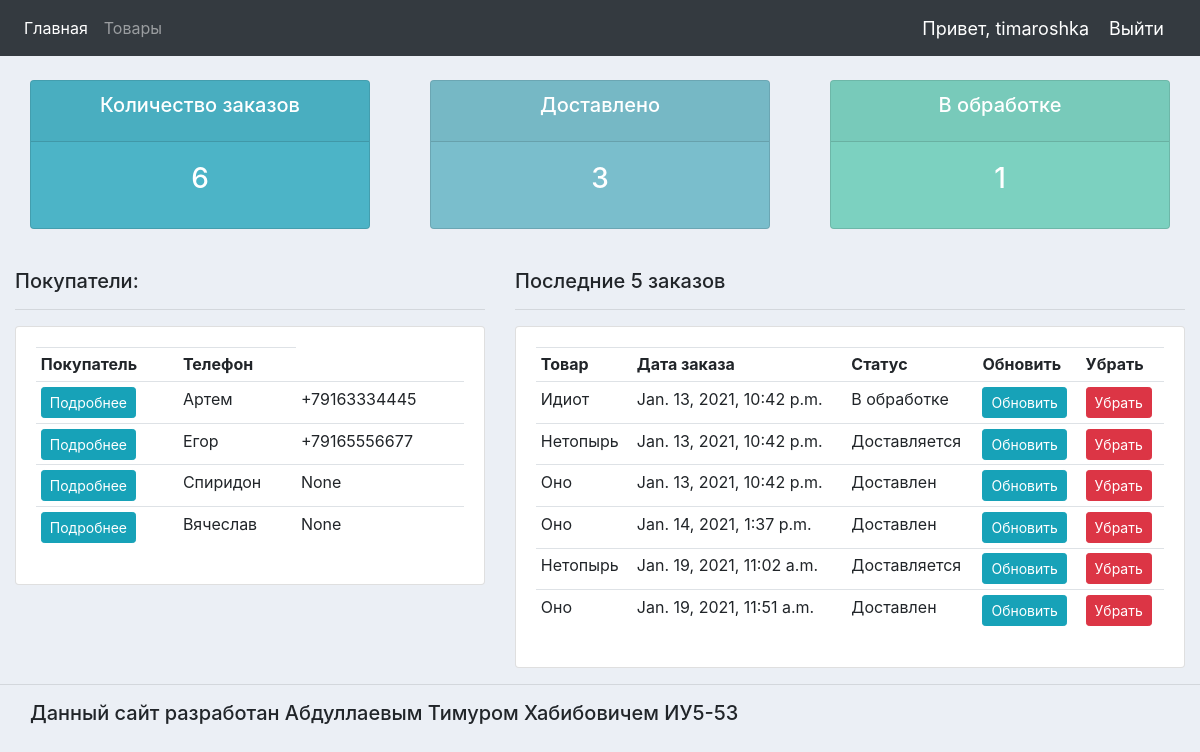
The app's page / (signed in) with its own data.
### accounts/models.py (models this page shows, shortened)
class Customer(models.Model):
    user = models.OneToOneField(User, null = True, blank=True, on_delete=models.CASCADE)
    name = models.CharField(max_length=200, null=True)
    phone = models.CharField(max_length=200, null=True)
    email = models.CharField(max_length=200, null=True)
    date_created = models.DateTimeField(auto_now_add=True, null=True)
    profile_pic = models.ImageField(default = "default.png",null=True, blank=True)

class Order(models.Model):
    STATUS = (
        ('В обработке', 'В обработке'),
        ('Доставляется', 'Доставляется'),
        ('Доставлен', 'Доставлен')
    )
    date_created = models.DateTimeField(auto_now_add=True, null=True)
    status = models.CharField(max_length=200, null=True, choices=STATUS)
    customer = models.ForeignKey(Customer, null=True, on_delete=models.SET_NULL)
    product = models.ForeignKey(Product, null=True, on_delete=models.SET_NULL)
    note = models.CharField(max_length=1000, null=True)

class Product(models.Model):
    CATEGORY = (
        ('Классика', 'Классика'),
        ('Драма', 'Драма'),
        ('Детектив', 'Детектив'),
        ('Ужасы', 'Ужасы')
    )
    name = models.CharField(max_length=200, null=True)
    author = models.CharField(max_length=200, null=True)
    price = models.FloatField(null = True)
    category = models.CharField(max_length=200, null=True, choices=CATEGORY)
    description = models.CharField(max_length=200, null=True, blank=True)
    date_created = models.DateTimeField(auto_now_add=True, null=True)
    tags = models.ManyToManyField(Tag)
    def __str__(self):
        return self.name

### accounts/decorators.py (the view)
    def wrapper_func(request, *args, **kwargs):
        group = None
        if request.user.groups.exists():
            group = request.user.groups.all()[0].name
        if group == 'Покупатель':
            return redirect('user')
        elif group == 'Администратор':
            return view_func(request, *args, **kwargs)
        else:
            return HttpResponse('Аккаунт был создан некорректно, повторите регистрацию!')

### accounts/views.py (called while the page is built)
@login_required(login_url='login')
@admin_only
def home(request):
	orders = Order.objects.all()
	customers = Customer.objects.all()
	total_customers = customers.count()
	total_orders = orders.count()
	delivered = orders.filter(status='Доставлен').count()
	pending = orders.filter(status='В обработке').count()
	context = {'orders':orders, 'customers':customers,
	'total_orders':total_orders, 'delivered':delivered,
	 'pending':pending }
	return render(request, 'accounts/dashboard.html', context)

### accounts/templates/accounts/dashboard.html
{%  extends 'accounts/main.html' %}
{% block content %}
{%  include 'accounts/status.html' %}
<br>
<div class="row">
	<div class="col-md-5">
		<h5>Покупатели:</h5>
		<hr>
		<div class="card card-body">
			<table class="table table-sm">
				<tr>
					<th>Покупатель</th>
					<th>Телефон</th>
				</tr>
				{% for i in customers %}
				<tr>
					<td><a class = "btn btn-sm btn-info" href = "{%url 'customer' i.id %}">Подробнее</a></td>
					<td>{{i.name}}</td>
					<td>{{i.phone}}</td>
				</tr>
			{% endfor %}
			</table>
		</div>
	</div>
	<div class="col-md-7">
		<h5>Последние 5 заказов</h5>
		<hr>
		<div class="card card-body">
			<table class="table table-sm">
				<tr>
					<th>Товар</th>
					<th>Дата заказа</th>
					<th>Статус</th>
					<th>Обновить</th>
					<th>Убрать</th>
				</tr>
				{% for i in orders%}
				<tr>
					<td>{{i.product}}</td>
					<td>{{i.date_created}}</td>
					<td>{{i.status}}</td>
					<td><a class="btn btn-sm btn-info" href = "{%url 'update_order' i.id %}">Обновить</a></td>
					<td><a class="btn btn-sm btn-danger" href = "{%url 'delete_order' i.id %}">Убрать</a></td>
				</tr>
				{% endfor %}
			</table>
		</div>
	</div>
</div>
{% endblock %}

### accounts/templates/accounts/main.html (shortened to what this page needs)
{% load static %}
<!DOCTYPE html>
<html>
<head>
	<link rel="stylesheet" href="https://stackpath.bootstrapcdn.com/bootstrap/4.3.1/css/bootstrap.min.css">
	<link rel="stylesheet" type="text/css" href="{% static '/css/main.css' %}">
</head>
<body>
	{%  include 'accounts/navbar.html' %}
	<div class="container-fluid">
	{% block content %}
	{% endblock %}
    </div>
	<hr>
	<h5 class="marg">Данный сайт разработан Абдуллаевым Тимуром Хабибовичем ИУ5-53</h5>
</body>
</html>

### accounts/templates/accounts/navbar.html (shortened to what this page needs)
{% load static %}
<nav class="navbar navbar-expand-lg navbar-dark bg-dark">
  <div class="collapse navbar-collapse" id="navbarNav">
    <ul class="navbar-nav">
      {% if request.user.is_staff %}
      <li class="nav-item active">
        <a class="nav-link" href="{% url 'home' %}">Главная</a>
      </li>
      <li class="nav-item">
        <a class="nav-link" href="{% url 'products' %}">Товары</a>
      </li>
      {% else %}
       <li class="nav-item">
        <a class="nav-link" href="{% url 'account' %}">Настройки</a>
      </li>
      {% endif %}
    </ul>
  </div>
  <span class="hello-msg">Привет, {{request.user}}</span>
  <span><a class="hello-msg" href="{% url 'logout' %}">Выйти</a></span>
</nav>

### accounts/templates/accounts/status.html
<br>
<div class="row">
	<div class="col">
		<div class="col-md">
			<div class="card text-center text-white  mb-3" id="total-orders">
			  	<div class="card-header">
			  		<h5 class="card-title">Количество заказов</h5>
			  	</div>
			  	<div class="card-body">
			    	<h3 class="card-title">{{total_orders}}</h3>
			  	</div>
			</div>
		</div>
	</div>
	<div class="col">
		<div class="col-md">
			<div class="card text-center text-white  mb-3" id="orders-delivered">
			  	<div class="card-header">
			  		<h5 class="card-title">Доставлено</h5>
			  	</div>
			  	<div class="card-body">
			    	<h3 class="card-title">{{delivered}}</h3>
			  	</div>
			</div>
		</div>
	</div>
	<div class="col">
		<div class="col-md">
			<div class="card text-center text-white  mb-3" id="orders-pending">
			  	<div class="card-header">
			  		<h5 class="card-title">В обработке</h5>
			  	</div>
			  	<div class="card-body">
			    	<h3 class="card-title">{{pending}}</h3>
			  	</div>
			</div>
		</div>
	</div>
</div>

### accounts/static/css/main.css (style rules this page uses)
body { background-color: #ebeff5; }
.marg { margin-left: 30px; }
#total-orders { background-color: #4cb4c7; }
#orders-delivered { background-color: #7abecc; }
#orders-pending { background-color: #7CD1C0; }

### accounts/templates/accounts/navbar.html (style rules this page uses)
.hello-msg { font-size: 18px; color: white; margin-right:20px; }

### records on screen
Customer: name "Артем", phone "+79163334445"
Customer: name "Егор", phone "+79165556677"
Customer: name "Спиридон", phone "None"
Customer: name "Вячеслав", phone "None"
Order: product "Идиот", date_created "Jan. 13, 2021, 10:42 p.m.", status "В обработке"
Order: product "Нетопырь", date_created "Jan. 13, 2021, 10:42 p.m.", status "Доставляется"
Order: product "Оно", date_created "Jan. 13, 2021, 10:42 p.m.", status "Доставлен"
Order: product "Оно", date_created "Jan. 14, 2021, 1:37 p.m.", status "Доставлен"
Order: product "Нетопырь", date_created "Jan. 19, 2021, 11:02 a.m.", status "Доставляется"
Order: product "Оно", date_created "Jan. 19, 2021, 11:51 a.m.", status "Доставлен"

### other values on screen
{{ request.user }} "timaroshka"
{{ total_orders }} "6"
{{ delivered }} "3"
{{ pending }} "1"
